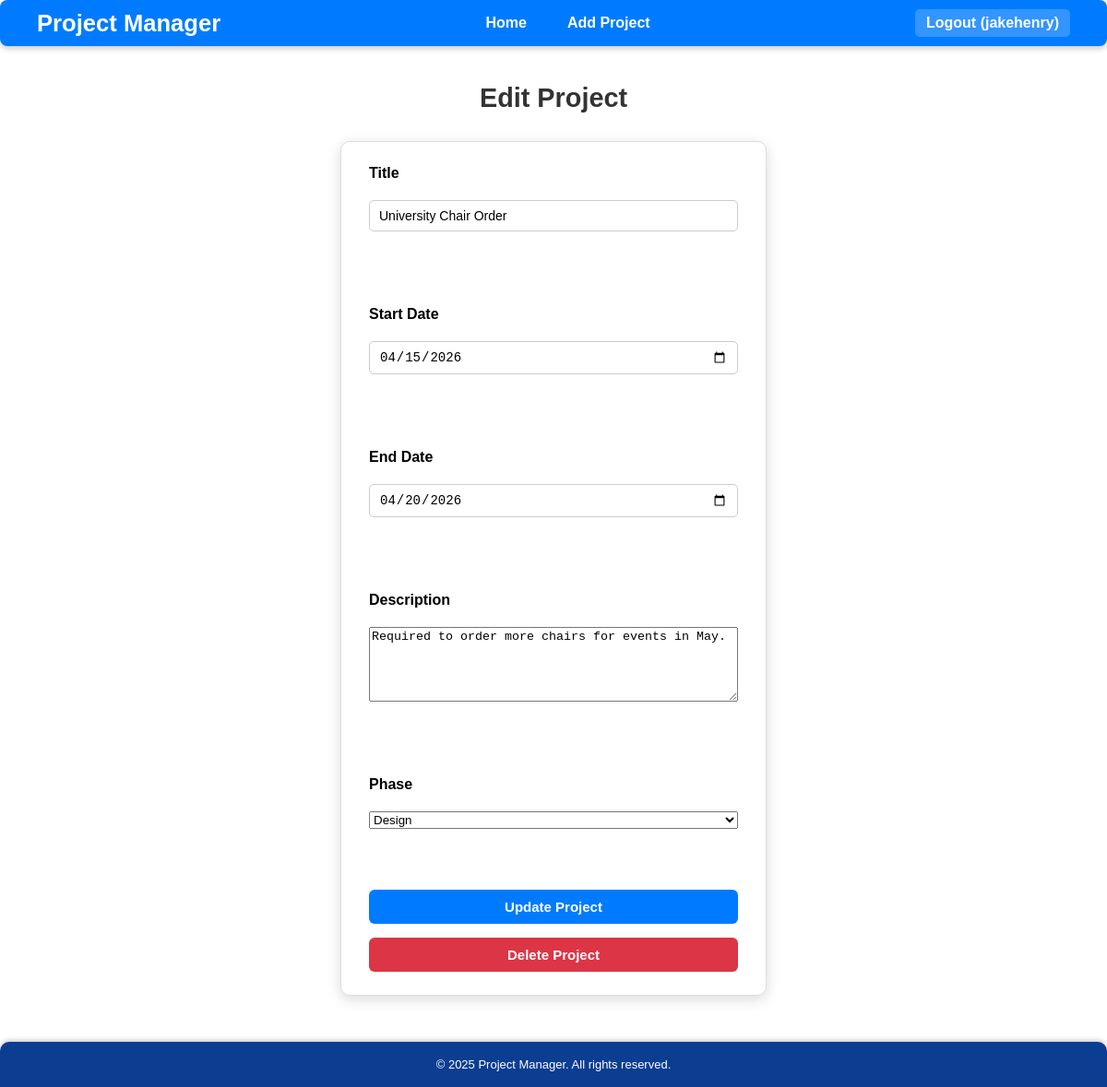
The page /projectmanager/project_edit.php?pid=17 (signed in) on the database its author committed.
### tables this page shows
CREATE TABLE `projects` (
  `pid` int(11) NOT NULL,
  `title` varchar(100) DEFAULT NULL,
  `start_date` date DEFAULT NULL,
  `end_date` date DEFAULT NULL,
  `short_description` varchar(255) DEFAULT NULL,
  `phase` enum('design','development','testing','deployment','complete') DEFAULT NULL,
  `uid` int(11) NOT NULL
);

### projectmanager/project_edit.php (the view, shortened to what this page needs)
<?php
require 'config.php';
include 'includes/header.php';
$pid = (int)$_GET['pid'];
$stmt = $conn->prepare("SELECT * FROM projects WHERE pid = ?");
$stmt->execute([$pid]);
$project = $stmt->fetch(PDO::FETCH_ASSOC);
?>
<h2>Edit Project</h2>
<div class="form-card">
    <form method="POST">
        <label for="title">Title</label>
        <input type="text" name="title" id="title"
               value="<?= htmlspecialchars($project['title']) ?>" required>
        <span class="error" id="titleError"></span><br><br>
        <label for="start_date">Start Date</label>
        <input type="date" name="start_date" id="start_date"
               value="<?= htmlspecialchars($project['start_date']) ?>" required>
        <span class="error" id="startDateError"></span><br><br>
        <label for="end_date">End Date</label>
        <input type="date" name="end_date" id="end_date"
               value="<?= htmlspecialchars($project['end_date']) ?>" required>
        <span class="error" id="endDateError"></span><br><br>
        <label for="short_description">Description</label>
        <textarea name="short_description" id="short_description"
                  rows="5" required><?= htmlspecialchars($project['short_description']) ?></textarea>
        <span class="error" id="descError"></span><br><br>
        <label for="phase">Phase</label>
        <select name="phase" id="phase" required>
            <?php foreach (['design','development','testing','deployment','complete'] as $p): ?>
                <option value="<?= $p ?>" <?= $project['phase'] == $p ? 'selected' : '' ?>><?= ucfirst($p) ?></option>
            <?php endforeach; ?>
        </select><br><br>
        <button type="submit">Update Project</button>
    </form>
    <form method="POST" style="margin-top:15px;" onsubmit="return confirm('Are you sure you want to delete this project?');">
        <button type="submit" style="background:#dc3545;color:#fff;">Delete Project</button>
    </form>
</div>
<?php include 'includes/footer.php'; ?>

### projectmanager/css/style.css (style rules this page uses)
h2 { text-align: center; font-size: 1.8em; margin: 20px 0; color: #333; }
.form-card { max-width: 400px; margin: 30px auto; padding: 25px 30px; background: #ffffff; border-radius: 10px; box-shadow: 0 4px 15px rgba(0,0,0,0.15); font-family: Arial, sans-serif; border: 1px solid #ddd; text-align: center; }
.form-card form { display: flex; flex-direction: column; gap: 15px; }
.form-card label { font-weight: bold; text-align: left; display: block; margin-bottom: 5px; }
.form-card input { width: 100%; padding: 8px 10px; border: 1px solid #ccc; border-radius: 5px; font-size: 14px; box-sizing: border-box; transition: border-color 0.2s, box-shadow 0.2s; }
.form-card button { padding: 10px 15px; font-size: 15px; background: #007BFF; color: #fff; border: none; border-radius: 6px; cursor: pointer; font-weight: bold; transition: background 0.2s; }
html, body { height: 100%; margin: 0; padding: 0; }
body { display: flex; flex-direction: column; font-family: Arial, sans-serif; }

### rows shown on the page
projects: title "University Chair Order", start_date "04/15/2026", end_date "04/20/2026", short_description "Required to order more chairs for events in May.", phase "Design"

### other values the page prints
$_SESSION['username'] "jakehenry"
